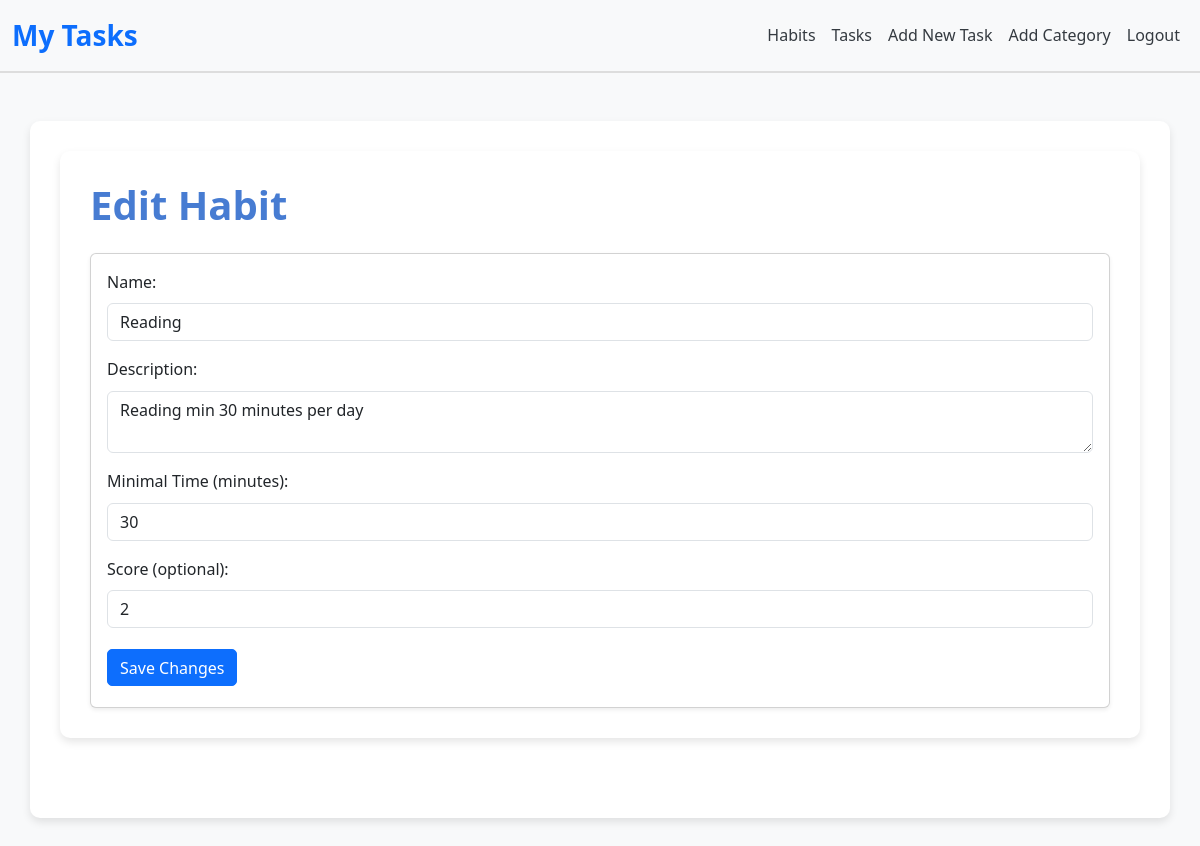
/habits/edit/1/ (signed in), run on the app's committed database.
### tasker/models.py (models this page shows, shortened)
class Habit(models.Model):
    user = models.ForeignKey(User, on_delete=models.DO_NOTHING)
    name = models.CharField(max_length=150)
    description = models.CharField(max_length=1000)
    minimal_time = models.IntegerField()
    score = models.IntegerField(default=0)

### tasker/views.py (the view, shortened to what this page needs)
# urls.py: path('habits/edit/<int:habit_id>/', EditHabitView.as_view(), name='edit_habit'),
class EditHabitView(LoginRequiredMixin, View):
    login_url = 'login'
    def get(self, request, habit_id):
        habit = get_object_or_404(Habit, id=habit_id, user=request.user)
        return render(request, 'tasker/edit_habit.html', {'habit': habit})

### tasker/templates/tasker/edit_habit.html (shortened to what this page needs)
{% extends 'base.html' %}
{% load static %}
{% block content %}
<div class="container">
  <h1 class="mb-4">Edit Habit</h1>
  <div class="card shadow-sm">
    <div class="card-body">
      <form method="post">
        <div class="mb-3">
          <label for="name" class="form-label">Name:</label>
          <input
            type="text"
            name="name"
            id="name"
            value="{{ habit.name }}"
            class="form-control"
            required
          >
        </div>
        <div class="mb-3">
          <label for="description" class="form-label">Description:</label>
          <textarea
            name="description"
            id="description"
            class="form-control"
            required
          >{{ habit.description }}</textarea>
        </div>
        <div class="mb-3">
          <label for="minimal_time" class="form-label">Minimal Time (minutes):</label>
          <input
            type="number"
            name="minimal_time"
            id="minimal_time"
            value="{{ habit.minimal_time }}"
            class="form-control"
            required
          >
        </div>
        <div class="mb-3">
          <label for="score" class="form-label">Score (optional):</label>
          <input
            type="number"
            name="score"
            id="score"
            value="{{ habit.score }}"
            class="form-control"
          >
        </div>
        <button type="submit" class="btn btn-primary">
          Save Changes
        </button>
      </form>
    </div>
  </div>
</div>
{% endblock %}

### static/style.css (style rules this page uses)
* { margin: 0; padding: 0; box-sizing: border-box; }
body { font-family: 'Segoe UI', Tahoma, Geneva, Verdana, sans-serif; background-color: #f8f9fa; color: #333; line-height: 1.6; }
.container { background-color: #ffffff; border-radius: 10px; box-shadow: 0 4px 8px rgba(0, 0, 0, 0.1); padding: 30px; margin-bottom: 50px; }
h1, h2, h3 { margin-bottom: 15px; font-weight: bold; color: #477cd2; }
.btn { transition: all 0.2s ease-in-out; font-weight: 500; padding: 0.35rem 0.75rem; border-radius: 5px; margin: 5px 0; text-decoration: none; display: inline-block; }

### data on the page
Habit: name "Reading", description "Reading min 30 minutes per day", minimal_time "30", score "2"
